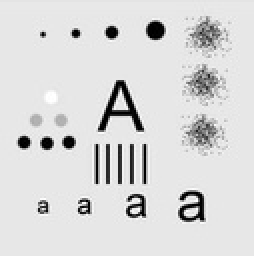
%> input picture DigitalImage/image/alphabet1.jpg, 127 x 128 px, shrunk from 234 x 236 before the run (shown 2 times larger)
$ octave lab1_3.m   (GNU Octave 9; MATLAB toolbox functions it lacks are replaced by stand-ins)
%> lines starting %> are read from the running program, lines starting %| are printed output that depends on the picture
img = imread('E:\Homework\Digital Image\image\alphabet1.jpg');
%> img is the input picture: size 128x127x3 uint8; min 0, max 255, mean 216.4
c = input('y:');
%> the answer given: 3
d = input('x:');
%> the answer given: 3
matrix = [c 0 0; 0 d 0; 0 0 1];
[length,width , h] = size(img);
%> length = 128; width = 127; h = 3
newl = round(c*length);
%> newl = 384
neww = round(d*width);
%> neww = 381
out_image_1 = zeros(newl, neww, h);
out_image_2 = zeros(newl, neww, h);

for x = 1 : newl
    for y = 1 : neww
        p = [x; y; 1];
        p = matrix \ p;
        new_x = round(p(1,1));
        new_y = round(p(2,1));
        if(new_x>=1) && (new_x <= length) && (new_y >= 1) && (new_y <= width)
            for k = 1 : h
                out_image_1(x, y, k) = img(new_x, new_y, k);
            end
        end
    end
end
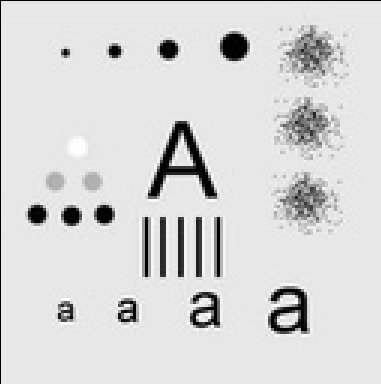
%> out_image_1: size 384x381x3 double; min 0, max 255, mean 215.2

for x = 1 : newl
     for y = 1 : neww
        p = [x; y; 1];
        p = matrix \ p;
        x1 = floor(p(1,1));
        y1 = floor(p(2,1));
        dx = p(1,1) - x1;
        dy = p(2,1) - y1;
        if(p(1,1)>=0) && (p(1,1) <= length) && (p(2,1) >= 0) && (p(2,1) <= width)
            x3 = x1 + 1;
            y3 = y1 + 1;
            if(x1 >= length)
                x3 = length;
            end
            if(y1 >= width)
                y3 = width;
            end
            if(x1 == 0)
                x1 = 1;
            end
            if(y1 == 0)
                y1 = 1;
            end
            for k = 1 : h
                Q1 = img(x1, y1, k);
                Q2 = img(x1, y3, k);
                Q3 = img(x3, y1, k);
                Q4 = img(x3, y3, k);
                val = Q1 * (1-dx) * (1-dy) + Q2 * (1-dx) * dy + Q3 * dx * (1-dy) + Q4 * dx * dy;
                out_image_2(x, y, k) = val;
            end
        end
     end
end
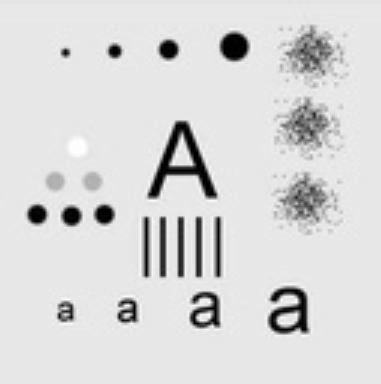
%> out_image_2: size 384x381x3 double; min 0, max 255, mean 216.4
%> after the loop, Q1 = 231; Q2 = 231; Q3 = 231; Q4 = 231; val = 231; x3 = 128; y3 = 127

subplot(1,2,1);imshow(uint8(out_image_1));
subplot(1,2,2);imshow(uint8(out_image_2));

$ run again, with DigitalImage/image/alphabet2.jpg copied over DigitalImage/image/alphabet1.jpg
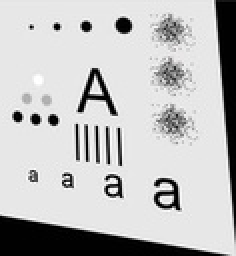
%> input picture DigitalImage/image/alphabet2.jpg, 118 x 128 px, shrunk from 245 x 266 before the run (shown 2 times larger)
%> img is the input picture: size 128x118x3 uint8; mean R, G, B 190.4, 190.4, 190.4
%> after the loop `for x = 1 : newl`:
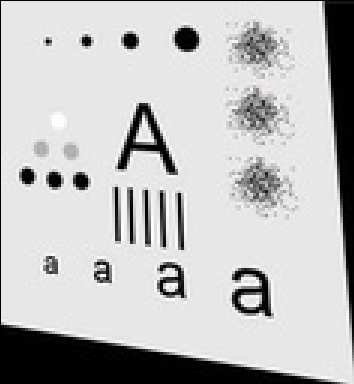
%> out_image_1: size 384x354x3 double; mean R, G, B 190.3, 190.3, 190.3
%> after the loop `for x = 1 : newl`:
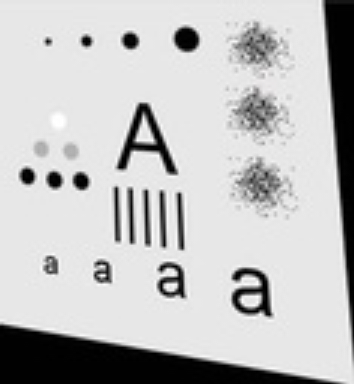
%> out_image_2: size 384x354x3 double; mean R, G, B 191.4, 191.4, 191.4
%> after the loop `for x = 1 : newl`: Q1 = 227; x3 = 128; y3 = 118
